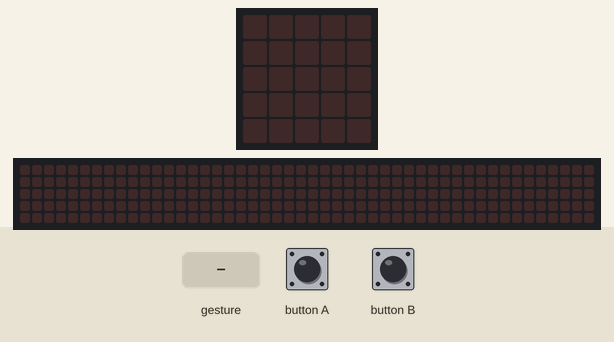
The program below on a simulated BBC micro:bit running MicroPython. On the bench: the board's 5×5 LED display, a strip that is not on the board, showing the scrolling text unrolled. Inputs (shaded band) come from the test bench. A tilt is held for 1.5 s and a shake lasts 1 s, then the board lies face up again; the 48×5 strip is a reading aid, not a part: it shows the text the display is scrolling, unrolled, one strip-width of it at a time; what the program prints to the serial console is not drawn.

Above: at 1.2 s.
1.3 s: button B pressed for 0.15 s
At 1.37 s:
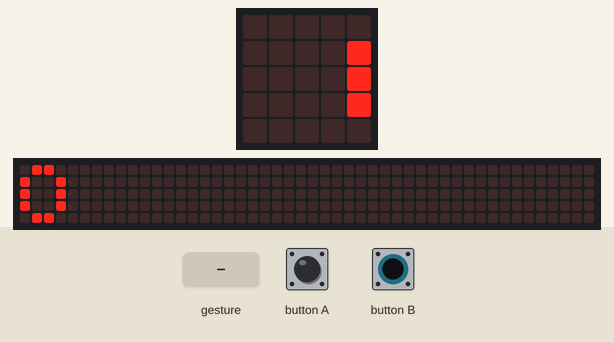
4.3 s: button A pressed for 0.15 s
5.9 s: button B pressed for 1 s
At 5.97 s:
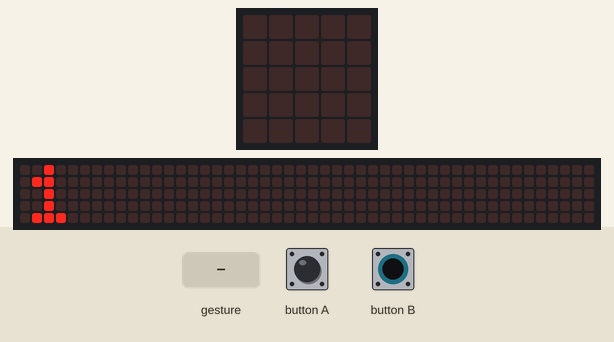
8.9 s: gesture 'shake'
Timing chart, 0 to 10.3 s (numbered marks = the images above; inputs shaded):
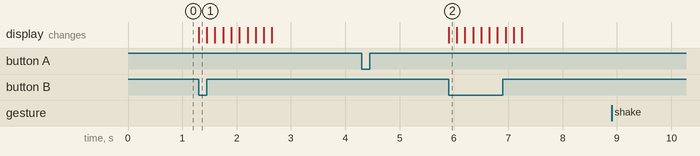

The program:

Tracker2.py
```python
from microbit import *
import radio
Fullsteps = 0
ministeps = 0
def scroll(image):
  display.show(Image(image))
while True:
  if button_b.was_pressed():
    display.scroll(str(Fullsteps))
  if button_a.was_pressed():
    ministeps = 1
    i = 0
    previ = i
    while i != 20:
      if button_b.was_pressed():
        display.scroll(str(ministeps))
      print(str(i))
      if accelerometer.was_gesture("shake"):
        i = i+1
        ministeps = ministeps + 1
        Fullsteps = Fullsteps + 1
    if i == 20:
      display.scroll("Total punches are " + str(Fullsteps))
```

Measured:
- after the input at 1.3 s, the display: changes at once (image 1)
- after the input at 5.9 s, the display: changes at once (image 2)
